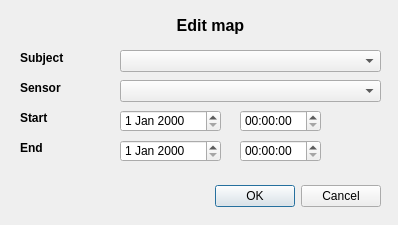
<?xml version="1.0" encoding="UTF-8"?>
<ui version="4.0">
 <class>Dialog</class>
 <widget class="QDialog" name="Dialog">
  <property name="geometry">
   <rect>
    <x>0</x>
    <y>0</y>
    <width>398</width>
    <height>225</height>
   </rect>
  </property>
  <property name="windowTitle">
   <string>Labeling App</string>
  </property>
  <widget class="QDialogButtonBox" name="buttonBox">
   <property name="geometry">
    <rect>
     <x>40</x>
     <y>180</y>
     <width>341</width>
     <height>32</height>
    </rect>
   </property>
   <property name="orientation">
    <enum>Qt::Horizontal</enum>
   </property>
   <property name="standardButtons">
    <set>QDialogButtonBox::Cancel|QDialogButtonBox::Ok</set>
   </property>
  </widget>
  <widget class="QLabel" name="label_subject">
   <property name="geometry">
    <rect>
     <x>20</x>
     <y>50</y>
     <width>55</width>
     <height>16</height>
    </rect>
   </property>
   <property name="font">
    <font>
     <weight>75</weight>
     <bold>true</bold>
    </font>
   </property>
   <property name="text">
    <string>Subject</string>
   </property>
  </widget>
  <widget class="QLabel" name="label_sensor">
   <property name="geometry">
    <rect>
     <x>20</x>
     <y>80</y>
     <width>55</width>
     <height>16</height>
    </rect>
   </property>
   <property name="font">
    <font>
     <weight>75</weight>
     <bold>true</bold>
    </font>
   </property>
   <property name="text">
    <string>Sensor</string>
   </property>
  </widget>
  <widget class="QLabel" name="label_start_dt">
   <property name="geometry">
    <rect>
     <x>20</x>
     <y>110</y>
     <width>71</width>
     <height>16</height>
    </rect>
   </property>
   <property name="font">
    <font>
     <weight>75</weight>
     <bold>true</bold>
    </font>
   </property>
   <property name="text">
    <string>Start</string>
   </property>
  </widget>
  <widget class="QLabel" name="label_end_dt">
   <property name="geometry">
    <rect>
     <x>20</x>
     <y>140</y>
     <width>71</width>
     <height>16</height>
    </rect>
   </property>
   <property name="font">
    <font>
     <weight>75</weight>
     <bold>true</bold>
    </font>
   </property>
   <property name="text">
    <string>End</string>
   </property>
  </widget>
  <widget class="QLabel" name="label_new_map">
   <property name="geometry">
    <rect>
     <x>130</x>
     <y>10</y>
     <width>161</width>
     <height>31</height>
    </rect>
   </property>
   <property name="font">
    <font>
     <pointsize>12</pointsize>
     <weight>75</weight>
     <bold>true</bold>
    </font>
   </property>
   <property name="text">
    <string>Edit map</string>
   </property>
   <property name="alignment">
    <set>Qt::AlignCenter</set>
   </property>
  </widget>
  <widget class="QComboBox" name="comboBox_subject">
   <property name="geometry">
    <rect>
     <x>120</x>
     <y>50</y>
     <width>261</width>
     <height>22</height>
    </rect>
   </property>
  </widget>
  <widget class="QComboBox" name="comboBox_sensor">
   <property name="geometry">
    <rect>
     <x>120</x>
     <y>80</y>
     <width>261</width>
     <height>22</height>
    </rect>
   </property>
  </widget>
  <widget class="QDateEdit" name="dateEdit_start">
   <property name="geometry">
    <rect>
     <x>120</x>
     <y>110</y>
     <width>101</width>
     <height>22</height>
    </rect>
   </property>
  </widget>
  <widget class="QDateEdit" name="dateEdit_end">
   <property name="geometry">
    <rect>
     <x>120</x>
     <y>140</y>
     <width>101</width>
     <height>22</height>
    </rect>
   </property>
  </widget>
  <widget class="QTimeEdit" name="timeEdit_start">
   <property name="geometry">
    <rect>
     <x>240</x>
     <y>110</y>
     <width>81</width>
     <height>22</height>
    </rect>
   </property>
  </widget>
  <widget class="QTimeEdit" name="timeEdit_end">
   <property name="geometry">
    <rect>
     <x>240</x>
     <y>140</y>
     <width>81</width>
     <height>22</height>
    </rect>
   </property>
  </widget>
 </widget>
 <tabstops>
  <tabstop>comboBox_subject</tabstop>
  <tabstop>comboBox_sensor</tabstop>
  <tabstop>dateEdit_start</tabstop>
  <tabstop>timeEdit_start</tabstop>
  <tabstop>dateEdit_end</tabstop>
  <tabstop>timeEdit_end</tabstop>
 </tabstops>
 <resources/>
 <connections>
  <connection>
   <sender>buttonBox</sender>
   <signal>accepted()</signal>
   <receiver>Dialog</receiver>
   <slot>accept()</slot>
   <hints>
    <hint type="sourcelabel">
     <x>218</x>
     <y>211</y>
    </hint>
    <hint type="destinationlabel">
     <x>157</x>
     <y>224</y>
    </hint>
   </hints>
  </connection>
  <connection>
   <sender>buttonBox</sender>
   <signal>rejected()</signal>
   <receiver>Dialog</receiver>
   <slot>reject()</slot>
   <hints>
    <hint type="sourcelabel">
     <x>286</x>
     <y>211</y>
    </hint>
    <hint type="destinationlabel">
     <x>286</x>
     <y>224</y>
    </hint>
   </hints>
  </connection>
 </connections>
</ui>
